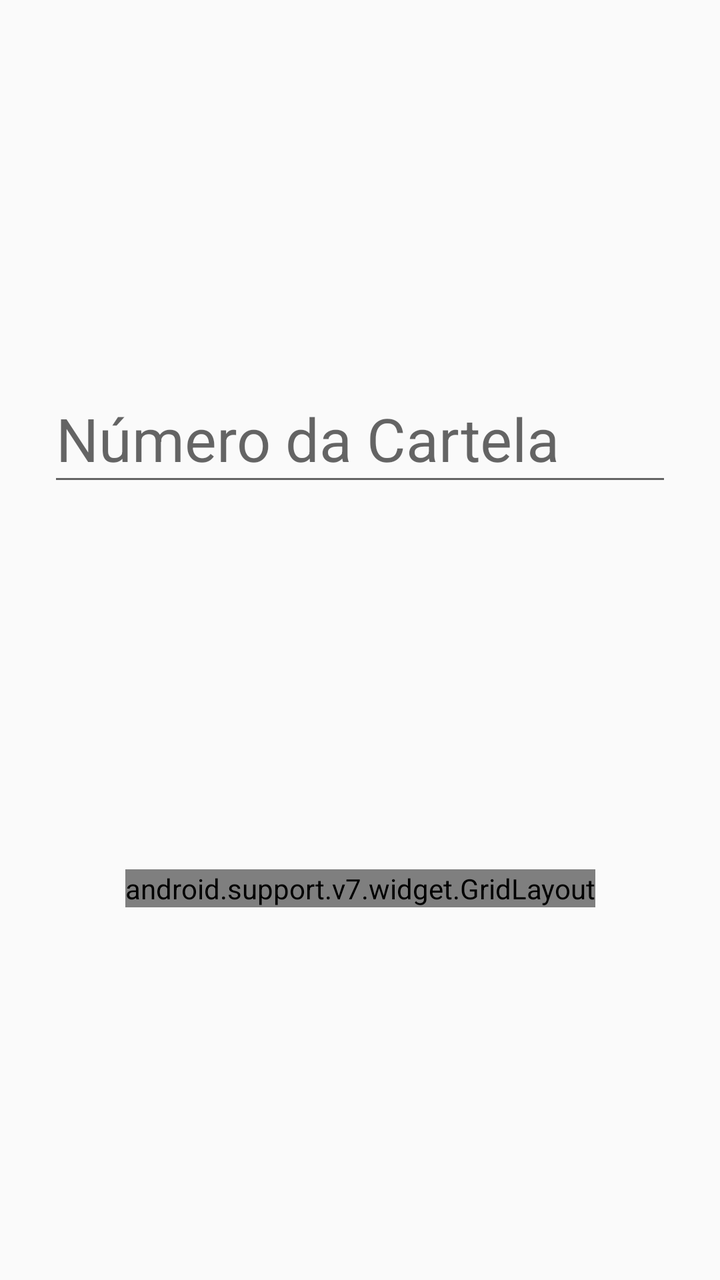
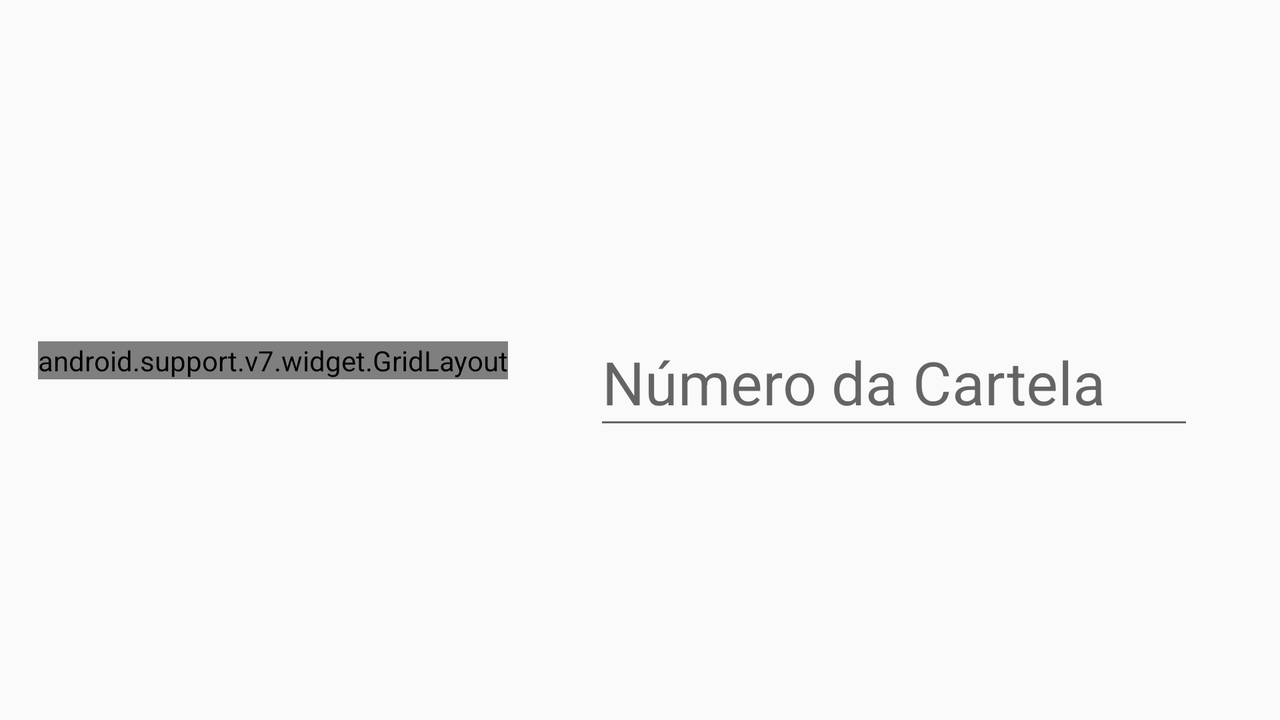

The same Android screen from two of the app's own layout files: first res/layout/ as a phone draws it, then the repository's variant for another configuration, drawn on a device whose configuration selects that folder. Both files follow.
<!-- AndroidManifest.xml: application theme AppTheme -->
<!-- res/layout/visualizacartelas_frag.xml -->
<?xml version="1.0" encoding="utf-8"?>
<android.support.constraint.ConstraintLayout
    xmlns:android="http://schemas.android.com/apk/res/android"
    xmlns:tools="http://schemas.android.com/tools"
    xmlns:app="http://schemas.android.com/apk/res-auto"
    android:layout_width="match_parent"
    android:layout_height="match_parent"
    android:focusableInTouchMode="true"
    tools:context=".visualizacartelas.VisualizaCartelasFragment">

    <android.support.design.widget.TextInputLayout
        android:id="@+id/til_numero_cartela"
        android:layout_width="match_parent"
        android:layout_height="wrap_content"
        android:layout_marginStart="@dimen/input_layout_margin_start_end"
        android:layout_marginLeft="@dimen/input_layout_margin_start_end"
        android:layout_marginEnd="@dimen/input_layout_margin_start_end"
        android:layout_marginRight="@dimen/input_layout_margin_start_end"
        app:hintTextAppearance="@style/InputLayoutHint"
        app:layout_constraintTop_toTopOf="parent"
        app:layout_constraintBottom_toTopOf="@id/gl_cartela"
        app:layout_constraintStart_toStartOf="parent"
        app:layout_constraintEnd_toEndOf="parent">

        <EditText
            android:id="@+id/et_numero_cartela"
            android:layout_width="match_parent"
            android:layout_height="wrap_content"
            android:inputType="number"
            android:textSize="@dimen/numero_cartela_text"
            android:hint="@string/et_numero_cartela_hint" />

    </android.support.design.widget.TextInputLayout>

    <android.support.v7.widget.GridLayout
        android:id="@+id/gl_cartela"
        android:layout_width="wrap_content"
        android:layout_height="wrap_content"
        app:columnCount="5"
        android:background="@drawable/customborder"
        app:layout_constraintTop_toBottomOf="@id/til_numero_cartela"
        app:layout_constraintBottom_toBottomOf="parent"
        app:layout_constraintStart_toStartOf="parent"
        app:layout_constraintEnd_toEndOf="parent" />

</android.support.constraint.ConstraintLayout>
<!-- resources referenced by this layout -->
<resources>
  <dimen name="input_layout_margin_start_end">24dp</dimen>
  <dimen name="numero_cartela_text">30sp</dimen>
  <!-- drawable customborder (drawable) -->
  <?xml version="1.0" encoding="utf-8"?>
  <shape xmlns:android="http://schemas.android.com/apk/res/android" android:shape="rectangle">
      
      
      <stroke android:width="1dp" android:color="#333333"/>
  </shape>
  <string name="et_numero_cartela_hint">Número da Cartela</string>
  <style name="AppTheme" parent="Theme.AppCompat.Light.NoActionBar">
          
          <item name="colorPrimary">@color/colorPrimary</item>
          <item name="colorPrimaryDark">@color/colorPrimaryDark</item>
          <item name="colorAccent">@color/colorAccent</item>
  
          
          <item name="pedra_cor_primaria">@color/pedraPrimariaDisabled</item>
          <item name="pedra_cor_secundaria">@color/pedraSecundariaDisabled</item>
      </style>
  <color name="colorPrimary">#3F51B5</color>
  <color name="colorPrimaryDark">#002984</color>
  <color name="colorAccent">@color/colorSecondary</color>
  <color name="pedraPrimariaDisabled">#757575</color>
  <color name="pedraSecundariaDisabled">@color/textPrimary</color>
  <color name="colorSecondary">#ffc107</color>
  <color name="textPrimary">#FFFFFF</color>
</resources>
<!-- res/layout-land/visualizacartelas_frag.xml (the repository's variant of the layout above) -->
<!-- drawn on the phone turned sideways -->
<?xml version="1.0" encoding="utf-8"?>
<android.support.constraint.ConstraintLayout
    xmlns:android="http://schemas.android.com/apk/res/android"
    xmlns:tools="http://schemas.android.com/tools"
    xmlns:app="http://schemas.android.com/apk/res-auto"
    android:layout_width="match_parent"
    android:layout_height="match_parent"
    android:focusableInTouchMode="true"
    tools:context=".visualizacartelas.VisualizaCartelasFragment">

    <android.support.v7.widget.GridLayout
        android:id="@+id/gl_cartela"
        android:layout_width="wrap_content"
        android:layout_height="wrap_content"
        app:columnCount="5"
        android:background="@drawable/customborder"
        app:layout_constraintTop_toTopOf="parent"
        app:layout_constraintBottom_toBottomOf="parent"
        app:layout_constraintStart_toStartOf="parent"
        app:layout_constraintEnd_toStartOf="@id/til_numero_cartela" />

    <android.support.design.widget.TextInputLayout
        android:id="@+id/til_numero_cartela"
        android:layout_width="@dimen/input_layout_width"
        android:layout_height="wrap_content"
        android:layout_marginStart="@dimen/input_layout_margin_start_end"
        android:layout_marginLeft="@dimen/input_layout_margin_start_end"
        android:layout_marginEnd="@dimen/input_layout_margin_start_end"
        android:layout_marginRight="@dimen/input_layout_margin_start_end"
        app:hintTextAppearance="@style/VisualizaCartelasInputLayoutHint"
        app:layout_constraintTop_toTopOf="parent"
        app:layout_constraintBottom_toBottomOf="parent"
        app:layout_constraintStart_toEndOf="@id/gl_cartela"
        app:layout_constraintEnd_toEndOf="parent">

        <EditText
            android:id="@+id/et_numero_cartela"
            android:layout_width="match_parent"
            android:layout_height="wrap_content"
            android:inputType="number"
            android:maxLength="4"
            android:imeOptions="actionDone"
            android:textSize="@dimen/numero_cartela_text"
            android:hint="@string/et_numero_cartela_hint" />

    </android.support.design.widget.TextInputLayout>

</android.support.constraint.ConstraintLayout>
<!-- resources referenced by the variant -->
<!-- as the phone turned sideways resolves them -->
<resources>
  <dimen name="input_layout_margin_start_end">24dp</dimen>
  <!-- from res/values-land/ -->
  <dimen name="input_layout_width">300dp</dimen>
  <dimen name="numero_cartela_text">30sp</dimen>
  <!-- drawable customborder (drawable) -->
  <?xml version="1.0" encoding="utf-8"?>
  <shape xmlns:android="http://schemas.android.com/apk/res/android" android:shape="rectangle">
      
      
      <stroke android:width="1dp" android:color="#333333"/>
  </shape>
  <string name="et_numero_cartela_hint">Número da Cartela</string>
  <style name="VisualizaCartelasInputLayoutHint" parent="TextAppearance.Design.Hint">
          <item name="android:textSize">@dimen/input_layout_hint</item>
      </style>
  <style name="AppTheme" parent="Theme.AppCompat.Light.NoActionBar">
          
          <item name="colorPrimary">@color/colorPrimary</item>
          <item name="colorPrimaryDark">@color/colorPrimaryDark</item>
          <item name="colorAccent">@color/colorAccent</item>
  
          
          <item name="pedra_cor_primaria">@color/pedraPrimariaDisabled</item>
          <item name="pedra_cor_secundaria">@color/pedraSecundariaDisabled</item>
      </style>
  <dimen name="input_layout_hint">24sp</dimen>
  <color name="colorPrimary">#3F51B5</color>
  <color name="colorPrimaryDark">#002984</color>
  <color name="colorAccent">@color/colorSecondary</color>
  <color name="pedraPrimariaDisabled">#757575</color>
  <color name="pedraSecundariaDisabled">@color/textPrimary</color>
  <color name="colorSecondary">#ffc107</color>
  <color name="textPrimary">#FFFFFF</color>
</resources>
